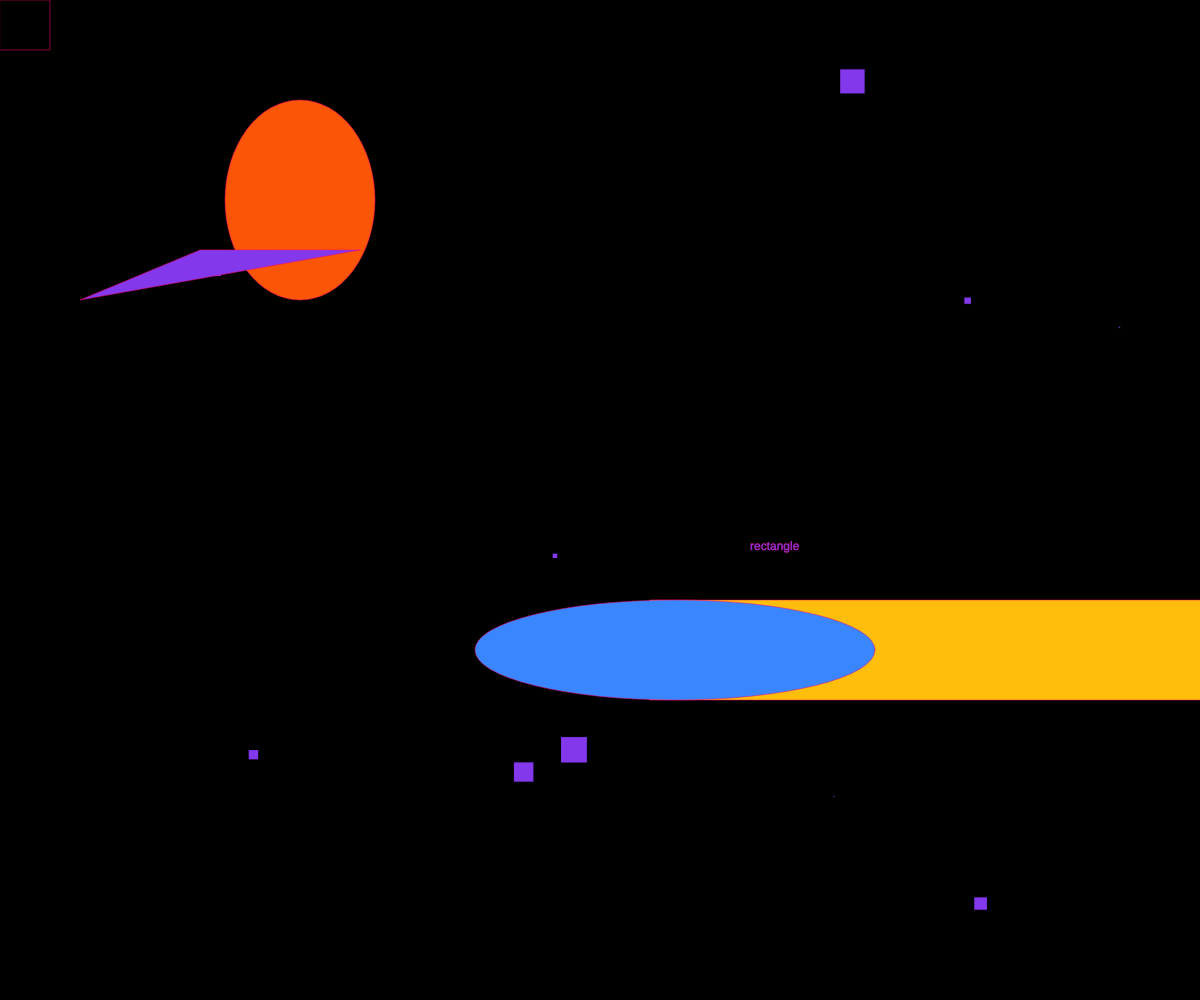
Frame 1 (no input)
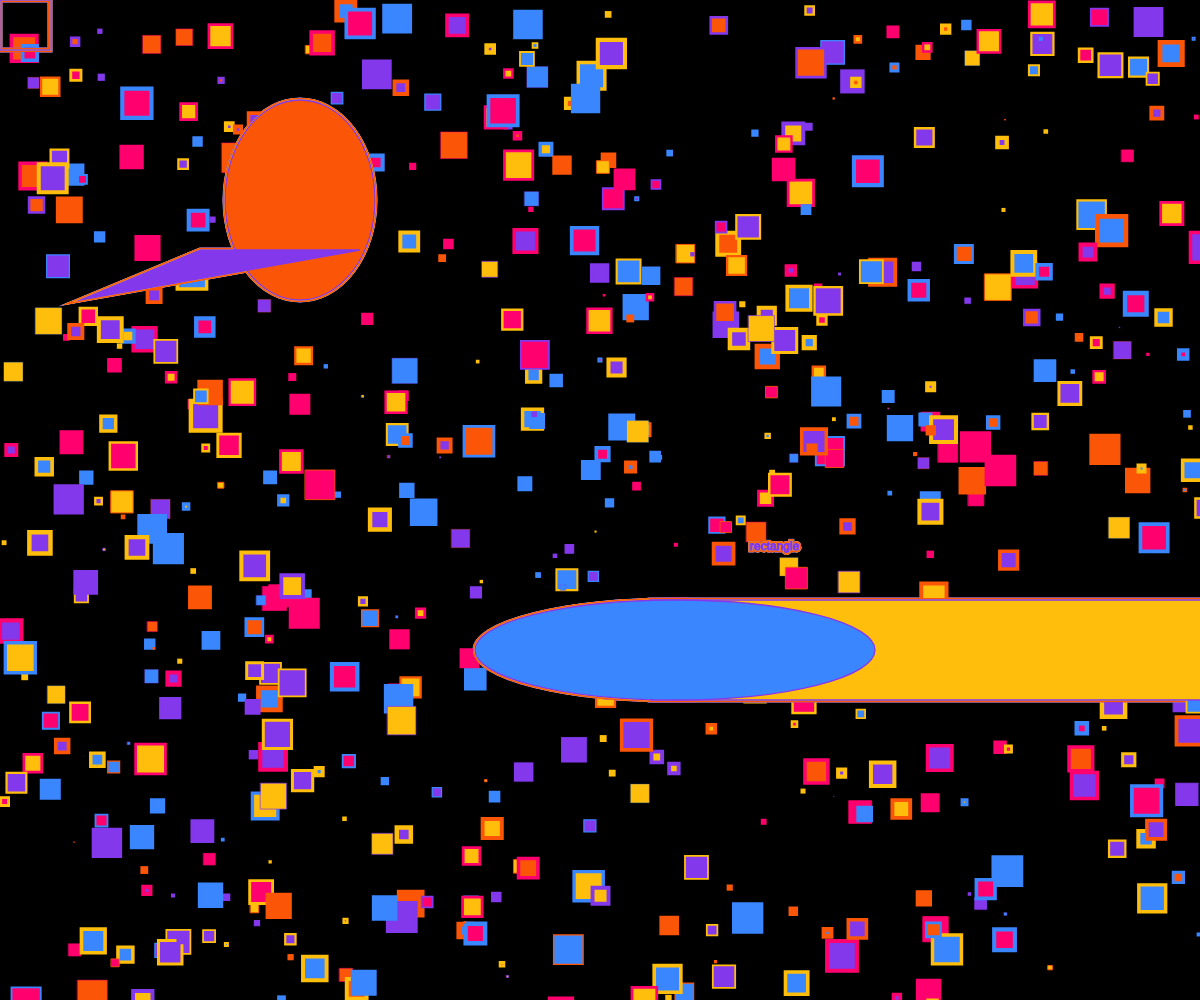
Frame 60 (no input)
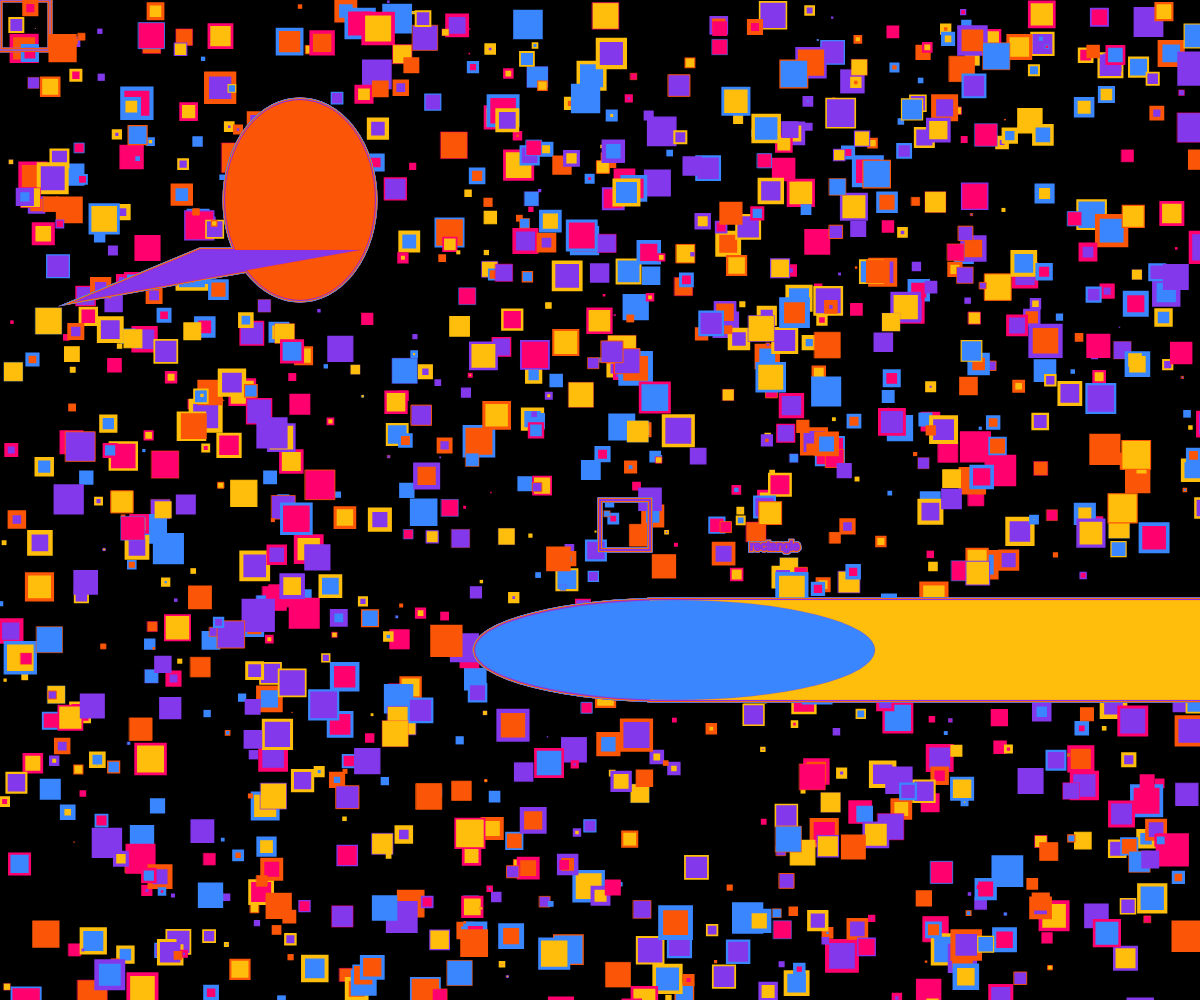
Frame 120 (the mouse pressed at the canvas centre since frame 60)

The p5.js sketch that drew these frames (run headless with seeded random() and noise() and a simulated clock; from frame 60 on, the mouse is pressed at the canvas centre):

// p5.js sketch
// ── sketch.js
let myColors = ["#ffbe0b", "#fb5607", "#ff006e", "#8338ec", "#3a86ff"]
let myColors2 = []
function setup() {
  createCanvas(windowWidth, windowHeight);
//   background(220);
  background("black");
}


function draw() {
//   stroke("white") 
//   strokeWeight(2) 
//   fill("aqua")  
//   ellipse(300,200, 200, 100)
//   fill("orange")
//   rect(600,480, 200, 100)
//   text("rectangle", 590,470) 
//   fill(random(255),random(255),random(255))
//   circle(width/2, height/2, 100)
//   fill(random(255), random(255), random(255))
//   circle(mouseX, mouseY, random(10, 50))
//   fill("magenta")
//   triangle(900,600, 250, 100)
//   fill("white")
//   line(480, 900)


// if (mouseIsPressed === true){
//     fill(0) 
// } else{
//     fill(225)
// }
// square(mouseX, mouseY, 50)

// stroke(random(255),random(255),random(255));
// strokeWeight(random(5), random(1), random(3))
// noFill();
// for (let i = 0; i < 10; i++){
//     square(random(0, width), random(0, height), random(30))

// }
// fill(random(255),random(255),random(255))
// square(width/2, height/2, 55, 20)

fill(random(myColors))
for (let i = 0; i < 10; i++){
    rect(random(0, width), random(0, height), random(30))
}

if (mouseIsPressed === true){
    fill(0) 
} else{
    fill(225)
}
noFill()
stroke(random(myColors))
strokeWeight(random(5), random(1), random(3))
square(mouseX, mouseY, 50)
fill("#fb5607")
ellipse(300, 200, 150, 200)
fill("#8338ec")
triangle(200, 250, 80, 300, 360, 250)
text("rectangle", 750, 550)
fill("#ffbe0b")
rect(650, 600, 600, 100)
fill("#3a86ff")
ellipse(675, 650, 400, 100, 6)

}
